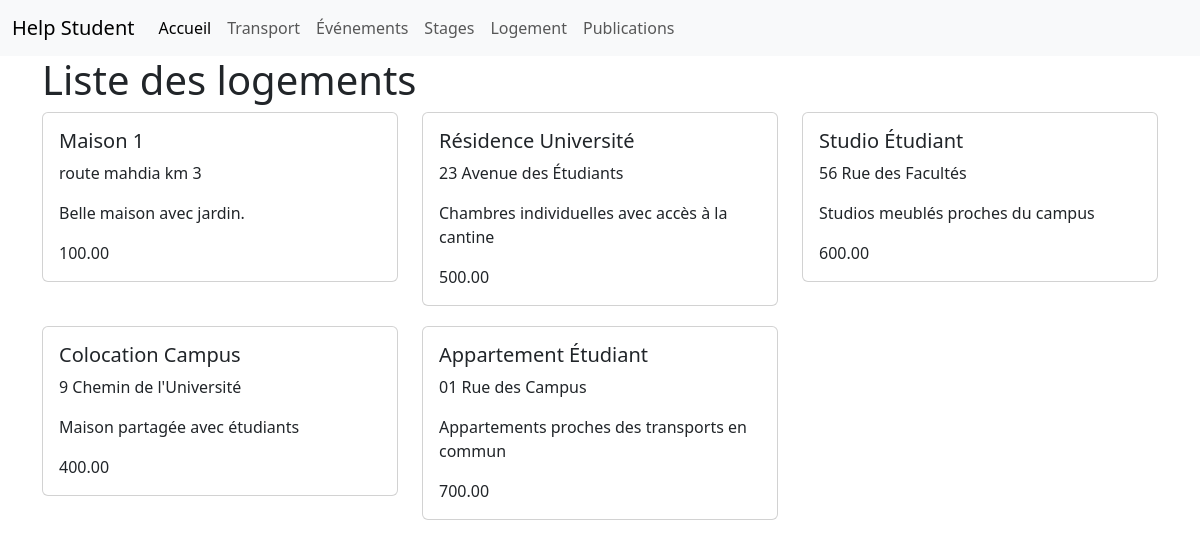
/HelpStudent/logementcl/, run on the app's committed database.
### HelpStudent/models.py (models this page shows, shortened)
class Logement(models.Model):
    nom = models.CharField(max_length=100)
    adresse = models.CharField(max_length=200)
    prix = models.DecimalField(max_digits=10, decimal_places=2, null=True, blank=True)
    description = models.TextField()

### HelpStudent/views.py (the view)
# urls.py: path('logementcl/', views.logementcl, name='logementcl'),
def logementcl(request):
    logements = Logement.objects.all()
    return render(request, 'helpstudent/client/logement.html', {'logements': logements})

### HelpStudent/templates/helpstudent/client/logement.html (shortened to what this page needs)
{% block content %}
{% load static %}
<!DOCTYPE html>
<html lang="en">
    <head>
        <link href="https://cdn.jsdelivr.net/npm/bootstrap@5.3/dist/css/bootstrap.min.css" rel="stylesheet">
    </head>
    <body>
    <nav class="navbar navbar-expand-lg navbar-light bg-light">
      <div class="container-fluid">
        <a class="navbar-brand" href="#">Help Student</a>
        <div class="collapse navbar-collapse" id="navbarNav">
          <ul class="navbar-nav">
            <li class="nav-item">
              <a class="nav-link active" aria-current="page" href="{% url 'index' %}">Accueil</a>
            </li>
            <li class="nav-item">
              <a class="nav-link" href="{% url 'transportscl' %}">Transport</a>
            </li>
            <li class="nav-item">
              <a class="nav-link" href="{% url 'evenementscl' %}">Événements</a>
            </li>
            <li class="nav-item">
              <a class="nav-link" href={% url 'stagecl' %}>Stages</a>
            </li>
            <li class="nav-item">
              <a class="nav-link" href="{% url 'logementcl' %}">Logement</a>
            </li>
            <li class="nav-item">
              <a class="nav-link" href="{% url 'publication_listcl' %}">Publications</a>
            </li>
          </ul>
        </div>
      </div>
    </nav>
<section>
    <article>
        <div class="main-content">
            <div class="container">
                <h1>Liste des logements</h1>
                <div class="row">
                    {% for logement in logements %}
                    <div class="col-md-4">
                        <div class="card">
                            <div class="card-body">
                                <h5 class="card-title">{{ logement.nom }}</h5>
                                <p class="card-text">{{ logement.adresse }}</p>
                                <p class="card-text">{{ logement.description }}</p>
                                <p class="card-text">{{ logement.prix }}</p>
                            </div>
                        </div>
                    </div>
                    {% endfor %}
                </div>
            </div>
        </div>
    </article>
</section>
</body>
</html>
{% endblock %}

### HelpStudent/templates/helpstudent/client/logement.html (style rules this page uses)
.card { margin-bottom: 20px; }

### data on the page
Logement: nom "Maison 1", adresse "route mahdia km 3", description "Belle maison avec jardin.", prix "100.00"
Logement: nom "Résidence Université", adresse "23 Avenue des Étudiants", description "Chambres individuelles avec accès à la cantine", prix "500.00"
Logement: nom "Studio Étudiant", adresse "56 Rue des Facultés", description "Studios meublés proches du campus", prix "600.00"
Logement: nom "Colocation Campus", adresse "9 Chemin de l'Université", description "Maison partagée avec étudiants", prix "400.00"
Logement: nom "Appartement Étudiant", adresse "01 Rue des Campus", description "Appartements proches des transports en commun", prix "700.00"
